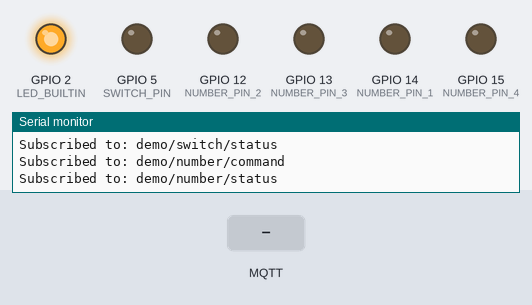
The program below on a simulated ESP32. On the bench: output pins drawn as LEDs (lit = HIGH), the last lines printed to the serial monitor. The inputs (shaded band) are chosen by the test bench. WiFi joins after 1.5 s; servers stay silent unless stated; random numbers use the default seed unless the program sets one; no MQTT or app messages arrive unless stated.

Above: at 2.7 s.
2.8 s: MQTT message "1" arrives on the first subscribed topic
At 3.8 s:
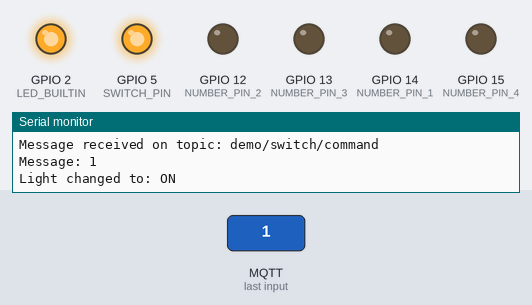
4.3 s: MQTT message "1" arrives on the third subscribed topic
At 5.0 s:
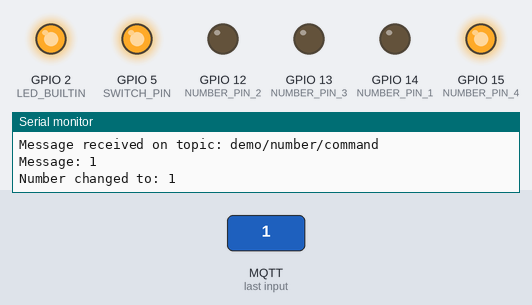
5.8 s: MQTT message "0" arrives on the first subscribed topic
At 6.1 s:
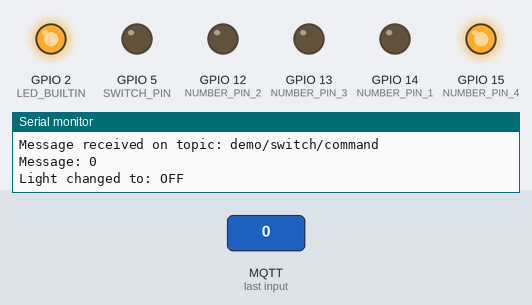
7.3 s: MQTT message "5" arrives on the third subscribed topic
At 8.5 s:
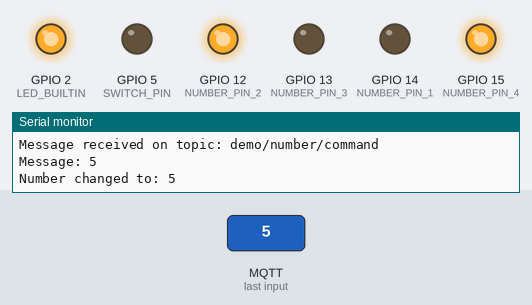
8.8 s: MQTT message "ON" arrives on the first subscribed topic
At 9.6 s:
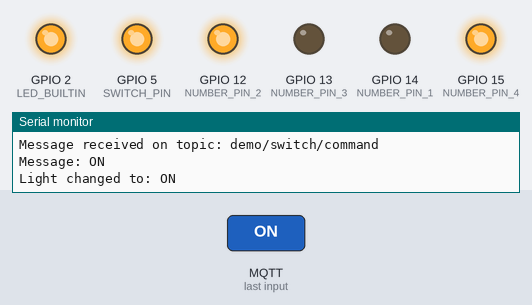
10.3 s: MQTT message "ON" arrives on the third subscribed topic
At 10.7 s:
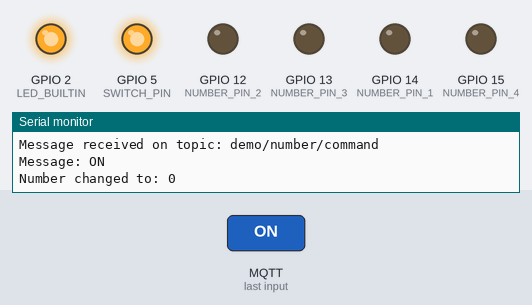
Timing chart, 0 to 12.8 s (numbered marks = the images above; inputs shaded):
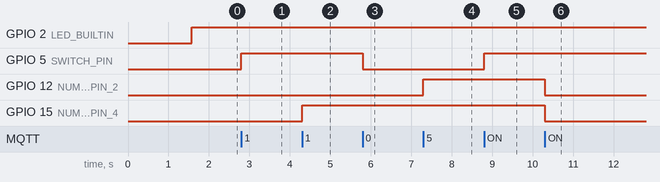

The program:

main.cpp
```cpp
#include <WiFi.h>
#include <WiFiClientSecure.h>
#include <PubSubClient.h>

// --- 1. WIFI NETWORK CONFIGURATION ---
const char* ssid = "ENGOMOHE-2.4G";
const char* password = "0178691930";

// --- 2. MQTT BROKER CONFIGURATION ---
const char* mqtt_server = "4a3d7cdffc0943709189065b2b48eece.s1.eu.hivemq.cloud";
const int mqtt_port = 8883;

// --- 3. BROKER AUTHENTICATION ---
const char* mqtt_user = "pmorales";
const char* mqtt_password = "qweASD123*";

// --- 4. TOPIC DEFINITIONS ---
const char* group_online_topic = "demo/online";

const char* switch_command_topic = "demo/switch/command";
const char* switch_status_topic = "demo/switch/status";

const char* number_command_topic = "demo/number/command";
const char* number_status_topic = "demo/number/status";

// --- 5. HARDWARE CONFIGURATION ---
const int SWITCH_PIN = 5;
int switch_state = LOW;

const int NUMBER_PIN_1 = 14;
const int NUMBER_PIN_2 = 12;
const int NUMBER_PIN_3 = 13;
const int NUMBER_PIN_4 = 15;
int number_value = 0;

// WiFi and MQTT client objects
WiFiClientSecure espClient;
PubSubClient mqttClient(espClient);


// =========================================================================
// CONNECTION AND RECONNECTION FUNCTIONS
// =========================================================================

void setupWifi() {
  delay(10);
  Serial.println();
  Serial.print("Connecting to network: ");
  Serial.println(ssid);

  WiFi.begin(ssid, password);

  while (WiFi.status() != WL_CONNECTED) {
    delay(500);
    Serial.print(".");
  }

  Serial.println("");
  Serial.println("WiFi Connected!");
  Serial.print("IP Address: ");
  Serial.println(WiFi.localIP());
}

void mqttReconnect() {
  while (!mqttClient.connected()) {
    Serial.print("Attempting MQTT connection...");

    // Generate a unique Client ID
    String clientId = "ESP8266_Client_";
    clientId += String(random(0xffff), HEX);

    // Connection with authentication (Username and Password)
    // Using switch_online_topic as the main LWT topic
    if (mqttClient.connect(
      clientId.c_str(),
      mqtt_user,
      mqtt_password,
      group_online_topic,
      1,
      true,
      "0"
    )) {
      Serial.println("connected!");

      // Publish online status for group
      mqttClient.publish(group_online_topic, "1", true);

      // Subscribe to all topics
      if (mqttClient.subscribe(switch_command_topic, 1)) {
        Serial.print("Subscribed to: ");
        Serial.println(switch_command_topic);
      } else {
        Serial.print("ERROR: Failed to subscribe to: ");
        Serial.println(switch_command_topic);
      }

      if (mqttClient.subscribe(switch_status_topic, 1)) {
        Serial.print("Subscribed to: ");
        Serial.println(switch_status_topic);
      } else {
        Serial.print("ERROR: Failed to subscribe to: ");
        Serial.println(switch_status_topic);
      }

      if (mqttClient.subscribe(number_command_topic, 1)) {
        Serial.print("Subscribed to: ");
        Serial.println(number_command_topic);
      } else {
        Serial.print("ERROR: Failed to subscribe to: ");
        Serial.println(number_command_topic);
      }

      if (mqttClient.subscribe(number_status_topic, 1)) {
        Serial.print("Subscribed to: ");
        Serial.println(number_status_topic);
      } else {
        Serial.print("ERROR: Failed to subscribe to: ");
        Serial.println(number_status_topic);
      }

      // Turn off built-in LED when broker connection is complete
      digitalWrite(LED_BUILTIN, HIGH);
    } else {
      Serial.print("failed, rc=");
      Serial.print(mqttClient.state());
      Serial.println(" Retrying in 5 seconds...");
      delay(5000);
    }
  }
}

// =========================================================================
// MESSAGE RECEPTION FUNCTION (CALLBACK)
// =========================================================================

void mqttCallback(char* topic, byte* payload, unsigned int length) {
  Serial.print("Message received on topic: ");
  Serial.println(topic);

  String messageTemp;
  for (unsigned int i = 0; i < length; i++) {
    messageTemp += (char)payload[i];
  }

  Serial.print("Message: ");
  Serial.println(messageTemp);

  // Process switch topics
  if (String(topic) == switch_command_topic || String(topic) == switch_status_topic) {
    int new_state;

    // Map ON/OFF to pin logic (Active-High for external LED)
    if (messageTemp == "1" || messageTemp.equalsIgnoreCase("ON")) {
      new_state = HIGH;
    } else if (messageTemp == "0" || messageTemp.equalsIgnoreCase("OFF")) {
      new_state = LOW;
    } else {
      Serial.println("Invalid MQTT command.");
      return;
    }

    if (new_state != switch_state) {
        switch_state = new_state;

        digitalWrite(SWITCH_PIN, new_state);

        Serial.print("Light changed to: ");
        Serial.println(switch_state == HIGH ? "ON" : "OFF");

        // Only publish FEEDBACK if the message comes from the COMMAND topic
        // Avoids an infinite loop when receiving the retained message
        if (String(topic) == switch_command_topic) {
          String status_msg = (switch_state == HIGH) ? "1" : "0";
          mqttClient.publish(switch_status_topic, (uint8_t*)status_msg.c_str(), status_msg.length(), true);
        }
    }
  }
  // Process number topics
  else if (String(topic) == number_command_topic || String(topic) == number_status_topic) {
    int new_value = messageTemp.toInt();

    if (new_value < 0 || new_value > 15) {
      Serial.println("Invalid number command. Must be between 0 and 15.");
      return;
    }

    if (new_value != number_value) {
        number_value = new_value;

        // Set the number pins according to the binary representation of number_value
        // NUMBER_PIN_1 is the most significant bit (MSB - leftmost LED)
        digitalWrite(NUMBER_PIN_1, (number_value & 0x08) ? HIGH : LOW); // Bit 3 (MSB)
        digitalWrite(NUMBER_PIN_2, (number_value & 0x04) ? HIGH : LOW); // Bit 2
        digitalWrite(NUMBER_PIN_3, (number_value & 0x02) ? HIGH : LOW); // Bit 1
        digitalWrite(NUMBER_PIN_4, (number_value & 0x01) ? HIGH : LOW); // Bit 0 (LSB)

        Serial.print("Number changed to: ");
        Serial.println(number_value);

        // Only publish FEEDBACK if the message comes from the COMMAND topic
        // Avoids an infinite loop when receiving the retained message
        if (String(topic) == number_command_topic) {
          String status_msg = String(number_value);
          mqttClient.publish(number_status_topic, (uint8_t*)status_msg.c_str(), status_msg.length(), true);
        }
    }
  }
}


// =========================================================================
// SETUP AND LOOP
// =========================================================================

void setup() {
  Serial.begin(115200);

  // Configure built-in LED
  pinMode(LED_BUILTIN, OUTPUT);
  digitalWrite(LED_BUILTIN, LOW); // LED ON (LOW turns on the built-in LED on ESP8266)

  pinMode(SWITCH_PIN, OUTPUT);
  pinMode(NUMBER_PIN_1, OUTPUT);
  pinMode(NUMBER_PIN_2, OUTPUT);
  pinMode(NUMBER_PIN_3, OUTPUT);
  pinMode(NUMBER_PIN_4, OUTPUT);

  setupWifi();

  espClient.setInsecure();

  mqttClient.setServer(mqtt_server, mqtt_port);
  mqttClient.setCallback(mqttCallback);
}

void loop() {
  if (!mqttClient.connected()) {
    mqttReconnect();
  }
  mqttClient.loop();
}
```

Measured:
- after the input at 2.8 s, GPIO 5 (SWITCH_PIN): LOW → HIGH at once
- after the input at 4.3 s, GPIO 15 (NUMBER_PIN_4): LOW → HIGH at once
- after the input at 5.8 s, GPIO 5 (SWITCH_PIN): HIGH → LOW at once
- after the input at 7.3 s, GPIO 12 (NUMBER_PIN_2): LOW → HIGH at once
- after the input at 8.8 s, GPIO 5 (SWITCH_PIN): LOW → HIGH at once
- after the input at 10.3 s, GPIO 12 (NUMBER_PIN_2), GPIO 15 (NUMBER_PIN_4): HIGH → LOW at once
